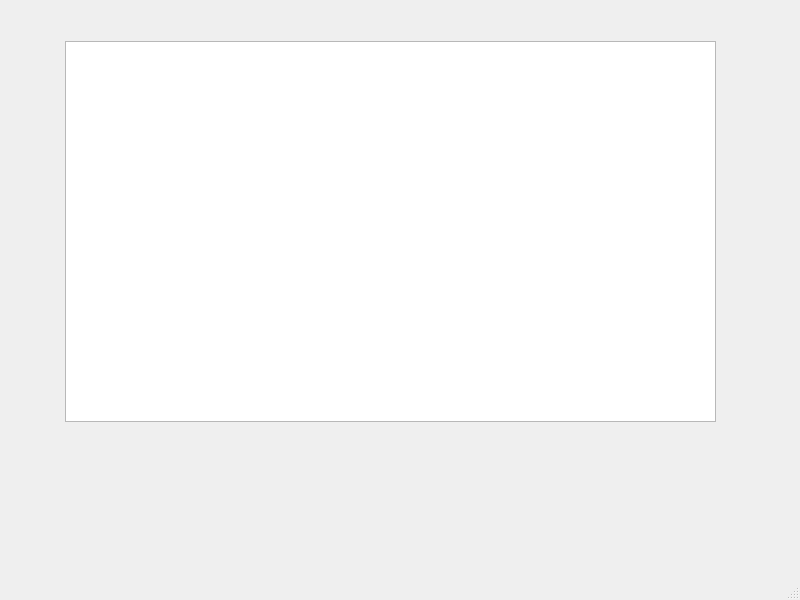
<?xml version="1.0" encoding="UTF-8"?>
<ui version="4.0">
 <class>tableVieShow</class>
 <widget class="QMainWindow" name="tableVieShow">
  <property name="geometry">
   <rect>
    <x>0</x>
    <y>0</y>
    <width>800</width>
    <height>600</height>
   </rect>
  </property>
  <property name="windowTitle">
   <string>tableVieShow</string>
  </property>
  <widget class="QWidget" name="centralwidget">
   <widget class="QTableView" name="tableView">
    <property name="geometry">
     <rect>
      <x>65</x>
      <y>41</y>
      <width>651</width>
      <height>381</height>
     </rect>
    </property>
   </widget>
  </widget>
  <widget class="QMenuBar" name="menubar">
   <property name="geometry">
    <rect>
     <x>0</x>
     <y>0</y>
     <width>800</width>
     <height>26</height>
    </rect>
   </property>
  </widget>
  <widget class="QStatusBar" name="statusbar"/>
 </widget>
 <resources/>
 <connections/>
</ui>
